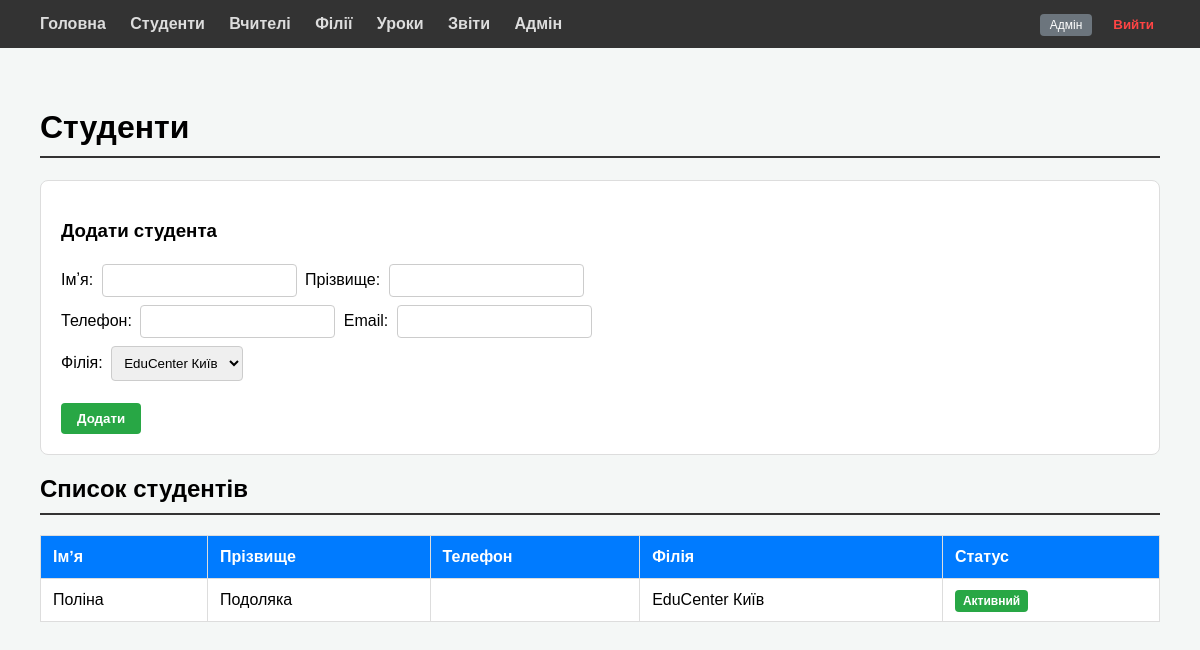
/admin-panel/students/ (signed in), run on an earlier commit of the app's database.
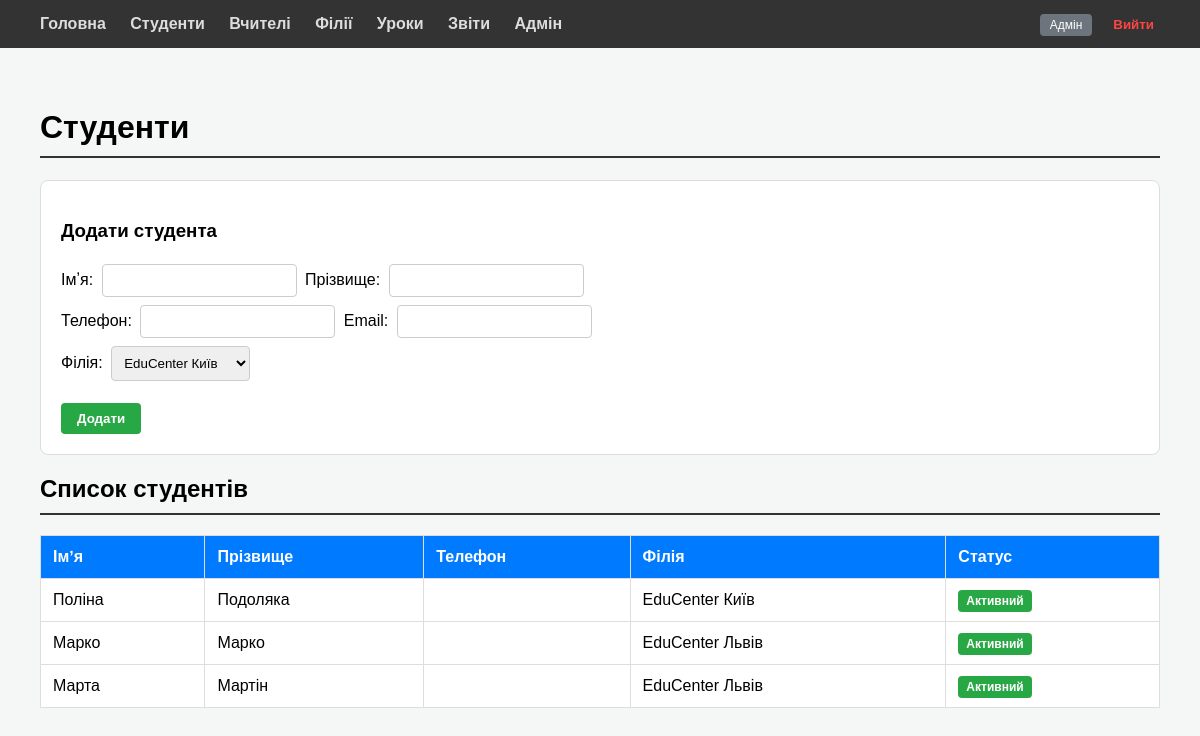
And on a later commit of the database.
### backend/core/models.py (models this page shows, shortened)
class Student(models.Model):
    first_name = models.CharField(max_length=100)
    last_name = models.CharField(max_length=100)
    date_of_birth = models.DateField(null=True, blank=True)
    phone = models.CharField(max_length=20, blank=True)
    email = models.EmailField(blank=True)
    address = models.CharField(max_length=255, blank=True)
    parent_name = models.CharField(max_length=255, blank=True)
    parent_phone = models.CharField(max_length=20, blank=True)
    parent_email = models.EmailField(blank=True)
    parent_relationship = models.CharField(max_length=50, blank=True)
    branch = models.ForeignKey(Branch, on_delete=models.CASCADE, related_name='students')
    is_active = models.BooleanField(default=True)

class Branch(models.Model):
    name = models.CharField(max_length=255)
    address = models.CharField(max_length=255, blank=True)
    city = models.CharField(max_length=100, blank=True)
    is_active = models.BooleanField(default=True)

### backend/core/views.py (the view, shortened to what this page needs)
# urls.py: path('admin-panel/students/', admin_students, name='admin_students'),
@login_required
def admin_students(request):
    if not request.user.is_staff and getattr(request.user, 'role', None) != 'ADMIN':
        return redirect('teacher_dashboard')
    students = Student.objects.filter(is_active=True).select_related('branch')
    branches = Branch.objects.filter(is_active=True)
    return render(request, 'core/admin_students.html', {'students': students, 'branches': branches})

### frontend/templates/core/admin_students.html (shortened to what this page needs)
{% extends 'base.html' %}
{% block content %}
<h1>Студенти</h1>
<div class="card">
    <h3>Додати студента</h3>
    <form method="POST">
        <div>
            <label>Імʼя:</label>
            <input type="text" name="first_name" required>
            <label>Прізвище:</label>
            <input type="text" name="last_name" required>
        </div>
        <div>
            <label>Телефон:</label>
            <input type="text" name="phone">
            <label>Email:</label>
            <input type="email" name="email">
        </div>
        <div>
            <label>Філія:</label>
            <select name="branch" required>
                {% for branch in branches %}
                    <option value="{{ branch.id }}">{{ branch.name }}</option>
                {% endfor %}
            </select>
        </div>
        <br>
        <button type="submit" class="btn btn-green">Додати</button>
    </form>
</div>
<h2>Список студентів</h2>
<table>
    <thead>
        <tr>
            <th>Імʼя</th>
            <th>Прізвище</th>
            <th>Телефон</th>
            <th>Філія</th>
            <th>Статус</th>
        </tr>
    </thead>
    <tbody>
        {% for student in students %}
        <tr>
            <td>{{ student.first_name }}</td>
            <td>{{ student.last_name }}</td>
            <td>{{ student.phone }}</td>
            <td>{{ student.branch.name }}</td>
            <td><span class="badge badge-comp">Активний</span></td>
        </tr>
        {% empty %}
        <tr><td colspan="5">Студентів немає.</td></tr>
        {% endfor %}
    </tbody>
</table>
{% endblock %}

### frontend/templates/base.html (shortened to what this page needs)
<!DOCTYPE html>
<html lang="uk">
<head>
</head>
<body>
<div class="top-nav">
    <div>
        {% if request.user.is_authenticated %}
            {% if request.user.role == 'ADMIN' or request.user.is_staff %}
                <a href="/teacher/admin-panel/">
                    Головна
                </a>
                <a href="/teacher/admin-panel/students/">
                    Студенти
                </a>
                <a href="/teacher/admin-panel/teachers/">
                    Вчителі
                </a>
                <a href="/teacher/admin-panel/branches/">
                    Філії
                </a>
                <a href="/teacher/lessons/">
                    Уроки
                </a>
                <a href="/teacher/reports/">
                    Звіти
                </a>
                <a href="/admin/">
                    Адмін
                </a>
            {% else %}
                <a href="/teacher/">
                    Мій розклад
                </a>
            {% endif %}
        {% endif %}
    </div>
    <div style="display: flex; align-items: center;">
        {% if request.user.is_authenticated %}
            <span style="color: #ddd; margin-right: 15px;">
                {% if request.user.role == 'ADMIN' or request.user.is_staff %}
                    <span class="role-badge">
                        Адмін
                    </span>
                {% else %}
                    <span class="role-badge">
                        Вчитель
                    </span>
                {% endif %}
            </span>
            <form action="/logout/" method="post">
                <button
                    type="submit"
                    style="
                        background:none;
                        border:none;
                        color:#ff4444;
                        cursor:pointer;
                        font-weight:bold;
                    "
                >
                    Вийти
                </button>
            </form>
        {% endif %}
    </div>
</div>
<div class="main-content">
    {% block content %}
    {% endblock %}
</div>
</body>
</html>

### frontend/templates/base.html (style rules this page uses)
body { font-family: sans-serif; margin: 0; background-color: #f4f7f6; }
.top-nav { background: #333; padding: 15px 40px; color: white; display: flex; justify-content: space-between; align-items: center; }
.top-nav a { color: #ddd; text-decoration: none; margin-right: 20px; font-weight: bold; }
.main-content { padding: 40px; }
h1, h2 { border-bottom: 2px solid #333; padding-bottom: 10px; }
table { width: 100%; border-collapse: collapse; background: white; margin-top: 20px; }
th, td { border: 1px solid #ddd; padding: 12px; text-align: left; }
th { background-color: #007bff; color: white; }
.btn { padding: 8px 16px; border-radius: 4px; border: none; cursor: pointer; font-weight: bold; text-decoration: none; display: inline-block; }
.btn-green { background-color: #28a745; color: white; }
.card { background: white; padding: 20px; border: 1px solid #ddd; border-radius: 8px; margin-bottom: 20px; }
input, select { padding: 8px; border: 1px solid #ccc; border-radius: 4px; margin: 4px; }
.badge { padding: 4px 8px; border-radius: 4px; font-size: 12px; font-weight: bold; }
.badge-comp { background-color: #28a745; color: white; }
.role-badge { background-color: #6c757d; color: white; padding: 4px 10px; border-radius: 4px; font-size: 12px; margin-left: 10px; }

What changed in the data, as far as the page shows it:
added Student: first_name "Марко", last_name "Марко", branch.name "EduCenter Львів"
added Student: first_name "Марта", last_name "Мартін", branch.name "EduCenter Львів"
